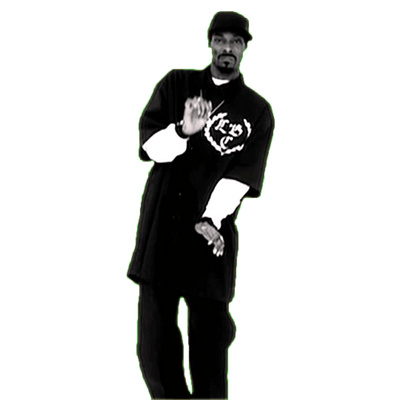
#> input picture backend/meme/58499e18b89d73775876620c.png, 400 x 400 px; its folder holds only this picture in this run
$ python -i main.py   (imports and definitions only)
#> lines starting #> are read from the running program, lines starting #| are printed output that depends on the picture; pictures that were not available may be replaced by others from this repository, and a replacement may not be noted
#> further down, picture is the input picture: PIL image 400x400 P; mean R, G, B, A 63.8, 96.6, 67.2, 57.3
from fastapi import FastAPI, UploadFile, HTTPException, Request
from fastapi.responses import FileResponse, JSONResponse
from fastapi.middleware.cors import CORSMiddleware
from fastapi.staticfiles import StaticFiles
from pathlib import Path
from PIL import Image, ImageDraw, ImageFont, ImageOps
import io
import uuid
import random
import os
from typing import List
import json

# Optional face detection (simple and fast)
try:
    import cv2  # type: ignore
    import numpy as np  # type: ignore
    OPENCV_AVAILABLE = True
except Exception:
    OPENCV_AVAILABLE = False

BASE_DIR = Path(__file__).parent
TEMPLATES_DIR = BASE_DIR / "templates"
ASSETS_DIR = BASE_DIR / "assets"
GENERATED_DIR = BASE_DIR / "generated"
# [1 line not run here, left out]

FONT_PATH = ASSETS_DIR / "Anton-Regular.ttf"
DEFAULT_FONT_SIZE = 64

# [26 lines not run here, left out]


# [3 lines that did not run here, left out]


# [84 lines left out: functions detect_faces, wrap_text, add_caption, not called in this run]


def add_template_overlay(img: Image.Image) -> Image.Image:
    # Paste a small decorative template in the corner if available
    try:
        template_files = [p for p in TEMPLATES_DIR.glob("*.*") if p.suffix.lower() in {".png", ".jpg", ".jpeg"}]
        if not template_files:
            return img
        chosen = random.choice(template_files)
        overlay = Image.open(chosen).convert("RGBA")
        # Scale overlay to ~20% of width
        w, h = img.size
#> w = 400; h = 400
        target_w = int(w * 0.22)
#> target_w = 88
        ratio = target_w / overlay.width
#> ratio = 0.22
        overlay = overlay.resize((target_w, int(overlay.height * ratio)), Image.Resampling.LANCZOS)
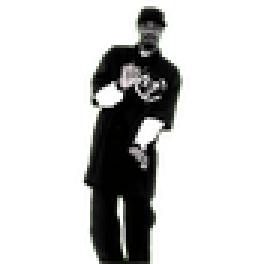
#> overlay: PIL image 88x88 RGBA (shown 3 times larger); mean R, G, B, A 11.3, 13.2, 10.1, 57.3; transparent parts drawn white
        # Reduce opacity
        alpha = overlay.split()[3]
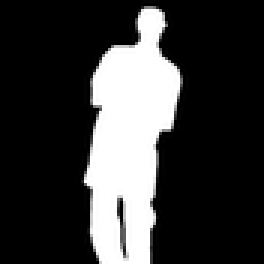
#> alpha: PIL image 88x88 L (shown 3 times larger); min 0, max 255, mean 57.3
        alpha = alpha.point(lambda p: int(p * 0.6))
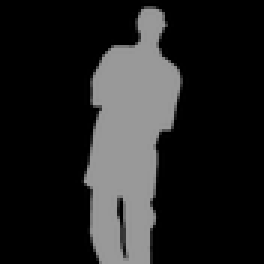
#> alpha: PIL image 88x88 L (shown 3 times larger); min 0, max 153, mean 34.3
        overlay.putalpha(alpha)
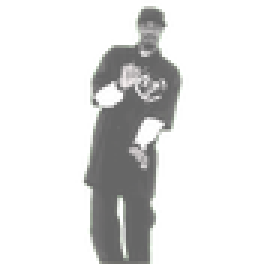
#> overlay: PIL image 88x88 RGBA (shown 3 times larger); mean R, G, B, A 11.3, 13.2, 10.1, 34.3; transparent parts drawn white
        # Paste at bottom-right with margin
        margin = int(w * 0.03)
#> margin = 12
        img.paste(overlay, (w - overlay.width - margin, h - overlay.height - margin), overlay)
    except Exception:
        return img
    return img


FACE_CAPTIONS = [
    "When you open the front camera by accident",
    "That one friend who says 'trust me'",
    "I was today years old when I realized...",
    "POV: you said you’re 'fine'",
    "When you accidentally hit 'reply all'",
    "That moment you hear someone say your name",
    "Me pretending to listen but actually daydreaming",
    "When you realize tomorrow is Monday",
    "Trying to act normal after sending a risky text",
    "When the teacher says 'this will be on the test'",
]

OBJECT_CAPTIONS = [
    "Me: I'll fix it later. Also me:",
    "When you finally touch grass",
    "Expectation vs. reality",
    "This is fine.",
    "When you try to cook something new",
    "Current mood: buffering",
    "When you find out it’s not all you can eat",
    "How it started vs. how it’s going",
    "When your code runs without errors",
    "Me after one gym session thinking I’m fit now",
]


# [51 lines not run here, left out]

>>> from PIL import Image
>>> picture = Image.open('meme/58499e18b89d73775876620c.png')
>>> result = add_template_overlay(picture)

$ run again, on backend/meme/58909b545236a4e0f6e2f975.png
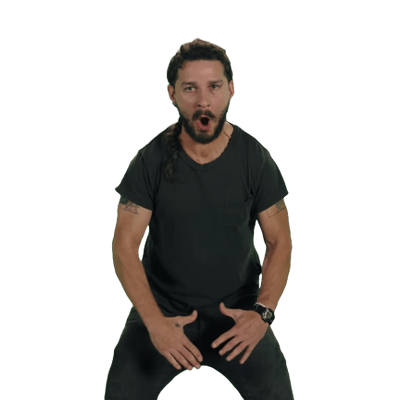
#> input picture backend/meme/58909b545236a4e0f6e2f975.png, 400 x 400 px
#> picture is the input picture: PIL image 400x400 P; mean R, G, B, A 67.7, 94.3, 66.8, 73.5
#> in add_template_overlay, `alpha = alpha.point(lambda p: int(p * 0.6))`:
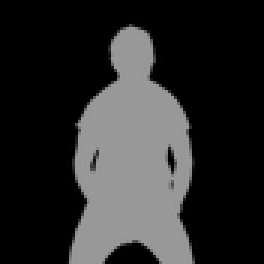
#> alpha: PIL image 88x88 L (shown 3 times larger); min 0, max 153, mean 44
#> in add_template_overlay, `overlay.putalpha(alpha)`:
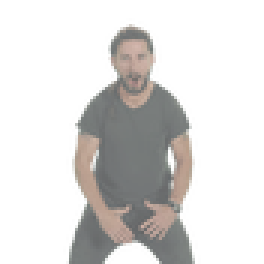
#> overlay: PIL image 88x88 RGBA (shown 3 times larger); mean R, G, B, A 20, 18, 14.9, 44; transparent parts drawn white

$ run again, on backend/meme/589b4da582250818d81e748f.png
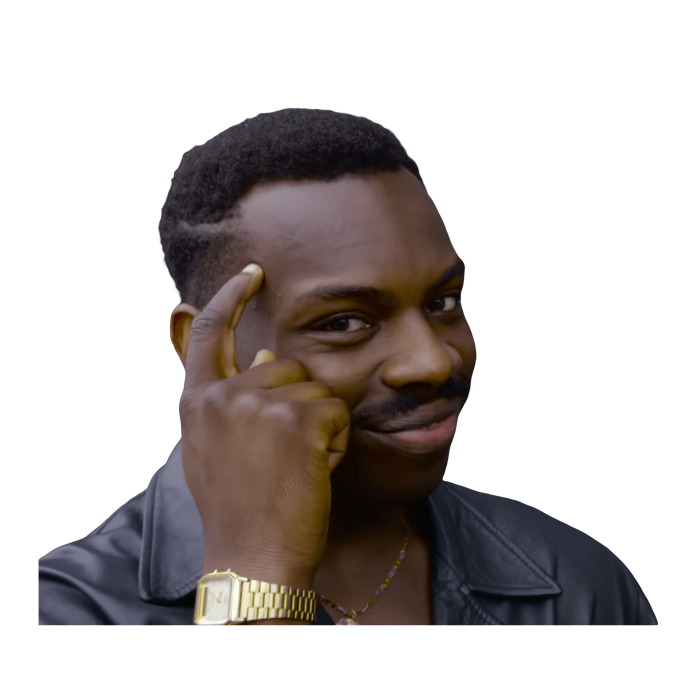
#> input picture backend/meme/589b4da582250818d81e748f.png, 1400 x 1400 px (shown at 1/2 size)
#> picture is the input picture: PIL image 1400x1400 P; mean R, G, B, A 73.7, 94.9, 70.5, 90.6
#> in add_template_overlay, `alpha = alpha.point(lambda p: int(p * 0.6))`:
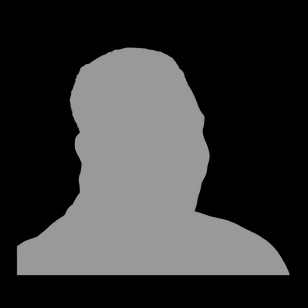
#> alpha: PIL image 308x308 L; min 0, max 153, mean 54.4
#> in add_template_overlay, `overlay.putalpha(alpha)`:
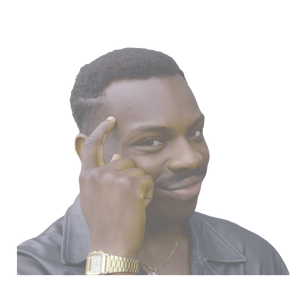
#> overlay: PIL image 308x308 RGBA; mean R, G, B, A 29, 23.7, 22.5, 54.4; transparent parts drawn white
